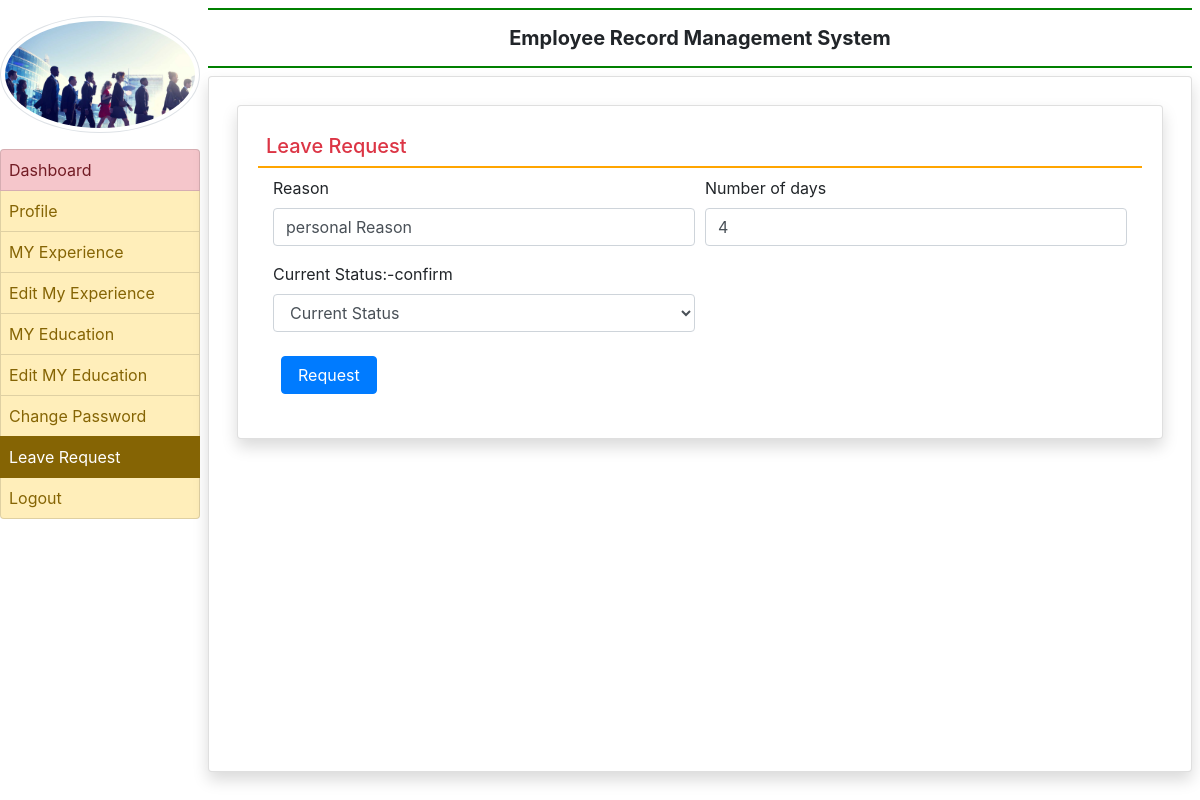
The app's page /leave_request (signed in) with its own data.
### employee/models.py (models this page shows, shortened)
class EmployeeLeaveRequest(models.Model):
      user = models.ForeignKey(User, on_delete=models.CASCADE)
      reason = models.CharField(max_length=50, null=True)
      Num_day = models.CharField(max_length=100, null=True)
      Status = models.CharField(max_length=100, null=True)

### employee/views.py (the view, shortened to what this page needs)
# urls.py: path('leave_request',leave_request, name='leave_request'),
def leave_request(request):
    if not request.user.is_authenticated:
        return redirect('emp_login')
    error = ""
    user = request.user
    leave = EmployeeLeaveRequest.objects.get(user=user)
    return render(request, 'leave_request.html', locals())

### employee/templates/leave_request.html (shortened to what this page needs)
{% extends 'emp_base.html' %}
{% block main %}
<div class="card shadow m-2">
    <div class="card-body" >
        <h5 class="p-2 text-danger" style="border-bottom :2px solid orange">Leave Request</h5>
        <div class="container-fluid"  >
            <form method="post">
                <div class="form-row">
                    <div class="col-sm-6">
                        <div class="form-group">
                            <label>Reason</label>
                            <input type="text" name="reason" class="form-control" placeholder="Enter Reason for the leave"  value="{{leave.reason}}">
                        </div>
                    </div>
                     <div class="col-sm-6">
                        <div class="form-group">
                            <label>Number of days</label>
                            <input type="text" name="NOD" class="form-control" placeholder="Enter Number of days"  value="{{leave.Num_day}}">
                        </div>
                    </div>
                    <div class="col-sm-6">
                        <div class="form-group">
                            <label>Current Status:-{{leave.Status}} </label>
                            <select name="Cur_status" class="form-control">
                                <option value="none"> Current Status</option>
                            </select>
                        </div>
                    </div>
                </div>
                <input type="submit" value="Request" class="m-2 px-3 btn btn-primary">
            </form>
        </div>
    </div>
</div>
{% endblock  %}

### records on screen
EmployeeLeaveRequest: reason "personal Reason", NOD "4", Status "confirm"
